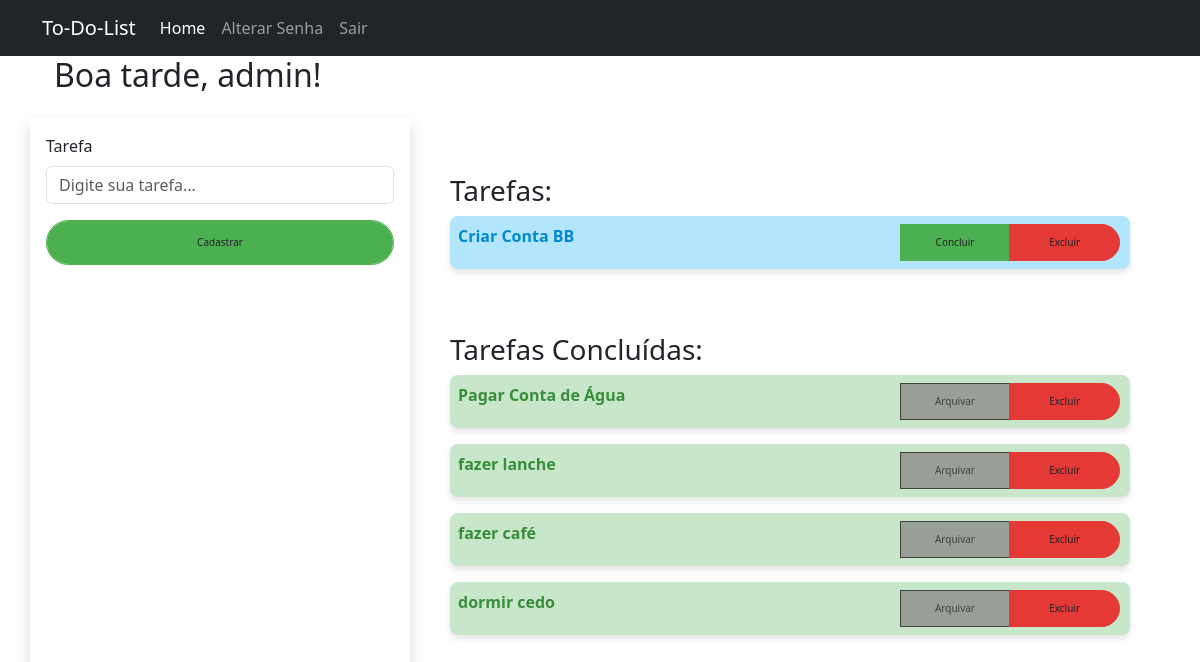
The app's page / (signed in), older data.
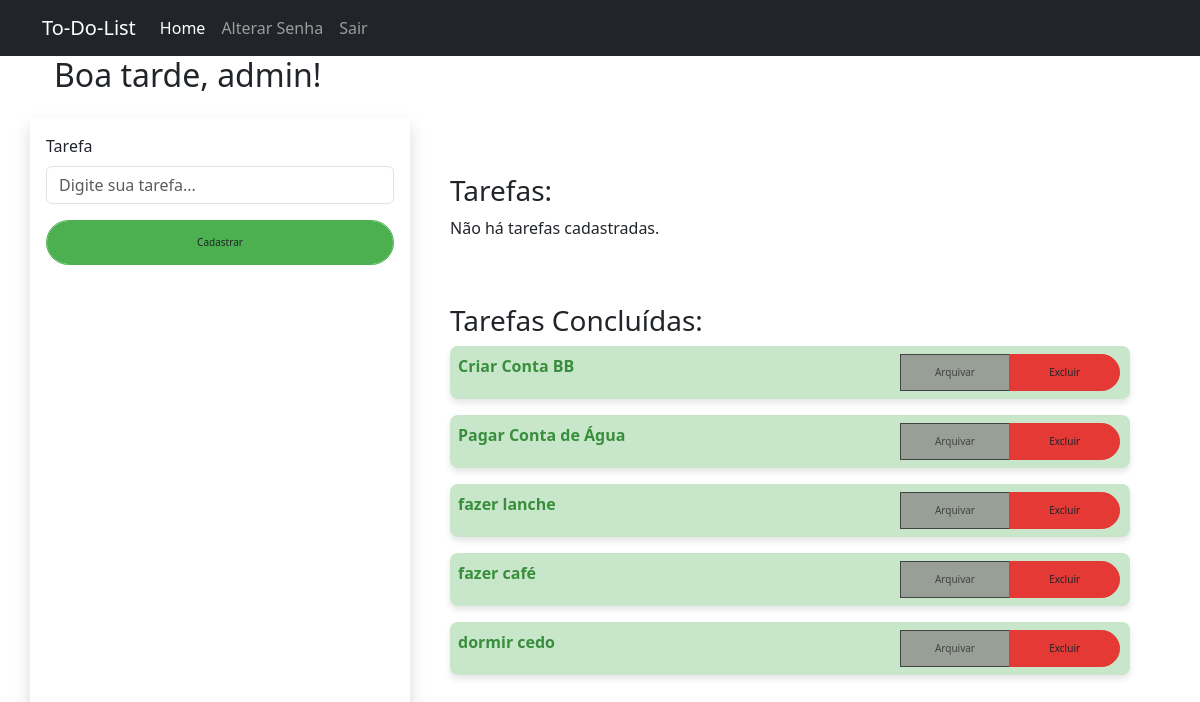
The same page, newer data.
### to_do_lists/models.py (models this page shows)
class Tarefa(models.Model):
    user = models.ForeignKey(User, on_delete=models.CASCADE)
    tarefa = models.CharField(max_length=50)
    concluido = models.BooleanField(default=False)
    def __str__(self):
        return self.tarefa

### to_do_lists/views.py (the view)
# urls.py: path('', views.index, name='index'),
@never_cache
def index(request):
    response = render(request, 'to_do_lists/index.html')
    if request.user.is_authenticated:
        response['Cache-Control'] = 'no-cache, no-store, must-revalidate'
        response['Pragma'] = 'no-cache'
        response['Expires'] = '0'
        tarefas_total = Tarefa.objects.filter(user=request.user)
        if tarefas_total is not None:
            tarefas_concluidas = []
            tarefas_nao_concluidas = []
            for tarefa in tarefas_total:
                if tarefa.concluido == True:
                    tarefas_concluidas.append(tarefa)
                else:
                    tarefas_nao_concluidas.append(tarefa)
        else:
            tarefas_concluidas = None
            tarefas_nao_concluidas = None
        if request.method == 'POST':
            form = TarefaForm(request.POST)
            if form.is_valid():
                user = request.user
                tarefa = form.cleaned_data['tarefa']
                concluido = False
                new_tarefa = Tarefa.objects.create(user=user, tarefa=tarefa, concluido=concluido)
                new_tarefa.save()
                return redirect('index')
            else:
                context = {'form':form,
                            'tarefas_concluidas': tarefas_concluidas,
                            'tarefas_nao_concluidas': tarefas_nao_concluidas,
                        }
                response = render(request, 'to_do_lists/index.html', context)
                return response
        else:
            form = TarefaForm()
            context = {'form':form,
                        'tarefas_concluidas': tarefas_concluidas,
                        'tarefas_nao_concluidas': tarefas_nao_concluidas,
                    }
            return render(request, 'to_do_lists/index.html', context)
    else:
        return response

### to_do_lists/forms.py
class TarefaForm(forms.Form):
    tarefa = forms.CharField(
        max_length=50,
        required=True,
        widget=forms.TextInput(
            attrs={
                'id': 'id_tarefa',
                'class': 'form-control',
                'placeholder': 'Digite sua tarefa...',
            }
        )
        )

### to_do_lists/templates/to_do_lists/index.html (shortened to what this page needs)
{% extends "to_do_lists/base.html" %}
{% load static %}
{% block content %}
{% if user.is_authenticated %}
<div class="col-12 container">
    <h2 id="welcome-message" data-username="{{ user.username }}">
    </h2>
</div>
<div class="row">
    <form method="post" class="shadow p-3 mt-3 col-12 col-md-4">
        <div class="mb-3">
            <label for="id_tarefa" class="form-label">Tarefa</label>
            {{ form.tarefa }}
        </div>
        <button type="submit" class="form-control btn btn-primaryv2">Cadastrar</button>
    </form>
    <div class="mt-3 p-4 col-12 col-md-8">
        <div class="p-3 mt-3 col-12">
            <h3>Tarefas:</h3>
            {% if tarefas_nao_concluidas %}
            {% for tarefa in tarefas_nao_concluidas %}
            <div class="mb-3 col-12 text-bg-primaryv2 p-2 input-group">
                <span class="col-8">{{ tarefa.tarefa }}</span>
                <a class="btn btn-concluir col-2" href="{% url 'concluir' id=tarefa.id %}">Concluir</a>
                <a class="btn btn-dangerv2 col-2" href="{% url 'excluir' id=tarefa.id %}">Excluir</a>
            </div>
            {% endfor %}
            {% else %}
            <p>Não há tarefas cadastradas.</p>
            {% endif %}
        </div>
        <div class="p-3 mt-3 col-12">
            <h3>Tarefas Concluídas:</h3>
            {% if tarefas_concluidas %}
            {% for tarefa in tarefas_concluidas %}
            <div class="mb-3 col-12 text-bg-infov2 p-2 input-group">
                <span class="col-8">{{ tarefa }}</span>
                <a class="btn btn-archived col-2" href="#">Arquivar</a>
                <a class="btn btn-dangerv2 col-2" href="#">Excluir</a>
            </div>
            {% endfor %}
            {% else %}
            <p>Não há tarefas Concluídas.</p>
            {% endif %}
        </div>
    </div>
</div>
{% else %}
<div class="container justify-content-center">
    <h4 class="mt-5 text-center">
        <a href="{% url 'register' %}" class="mt-5">Clique aqui</a> para realizar seu cadastro
    </h4>
</div>
{% endif %}
<link rel="stylesheet" href="{% static 'css/styles.css' %}">
{% endblock content %}

Row changes from the older to the newer data that the page shows:
changed Tarefa "Criar Conta BB": moves from the list under "Tarefas:" to the list under "Tarefas Concluídas:"
Text that changed along with them:
text now shown: "Não há tarefas cadastradas."
